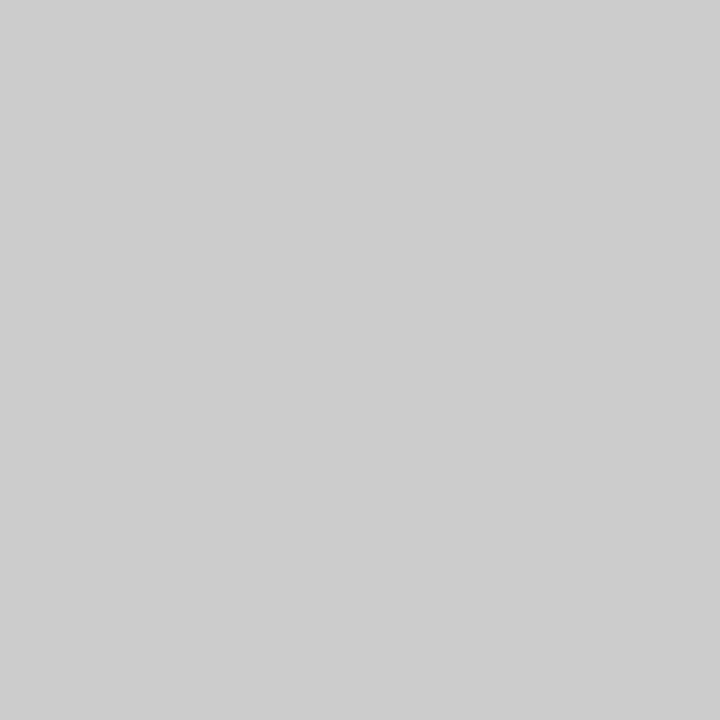
Frame 1 (no input)
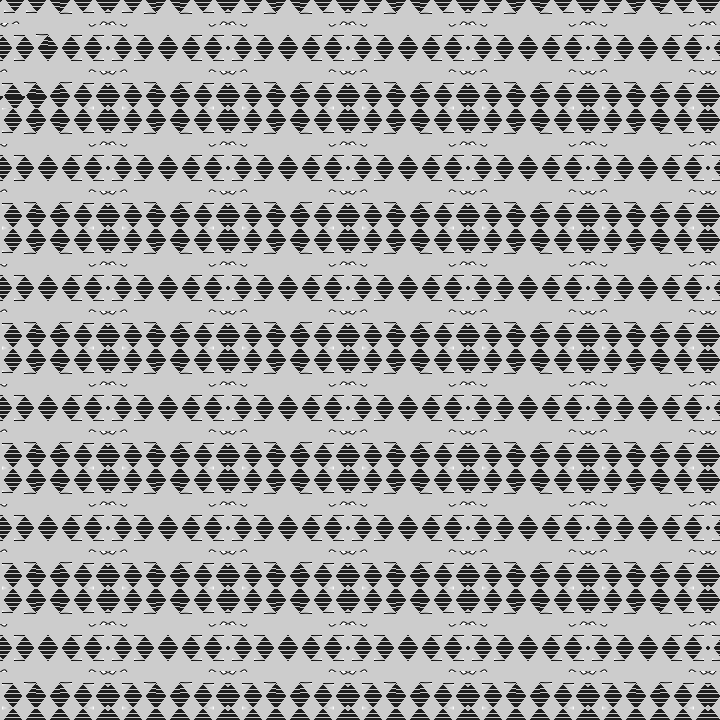
Frame 60 (the mouse pressed at the canvas centre just before this capture)
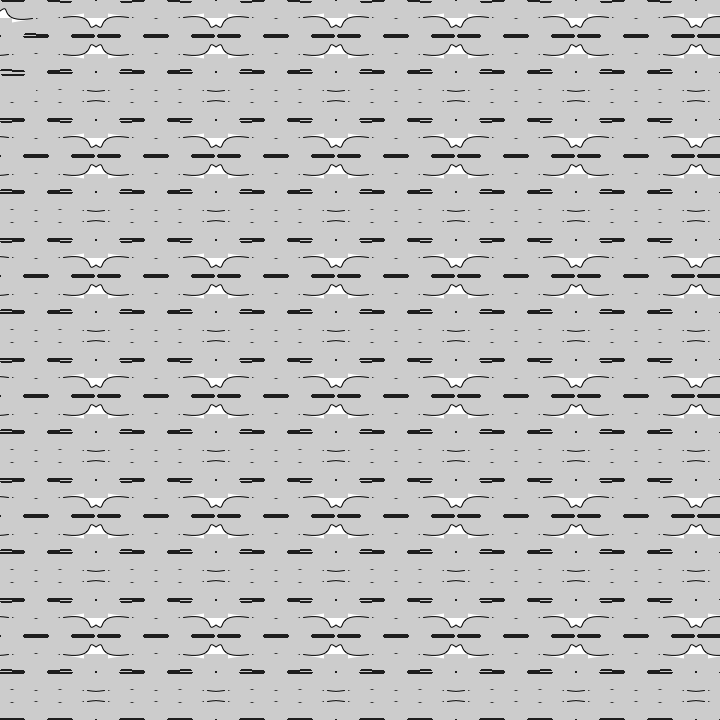
Frame 120 (the mouse held since frame 60 and released just before this capture)

The Processing sketch that drew these frames (run headless with seeded random() and noise(); from frame 60 on, the mouse is pressed at the canvas centre):

// Processing sketch: sketch_9132020_GenerativePatterns
// ── sketch_9132020_GenerativePatterns.pde
int T,t,x,y,a,b,O;
void setup(){size(720,720);}
void draw(){a=-30;b=-a;
bezier(cos((T=int(++t/5))*.02)*30+30,sin(T*.01)*30+10,10,10,50,50,tan(T*.02)*9,tan(T*.03)*9);
for(y=O=-T%255;y<780+(b=-b);y+=60)
for(x=O;x<780;x+=60)copy(0,0,60,60,x+30-(a=-a),y+30-b,a*2,b*2);
}
